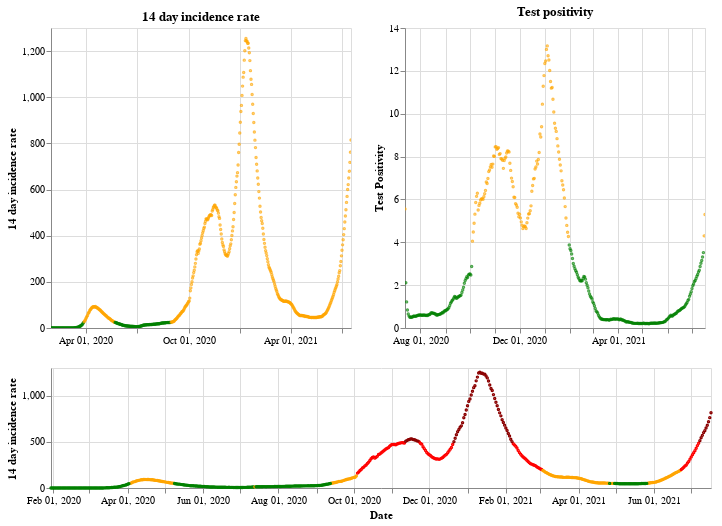

Here is the notebook cell this chart was saved with:
### Markdown cell above
## England

### Code cell
plot_traffic_light('England')

### Figure 1 — Vega-Lite specification as saved in the notebook (floating-point values rounded to 4 significant figures; data arrays with more than 128 entries replaced by an {"elided": "..."} marker saying what was removed)
{"config": {"view": {"continuousWidth": 400, "continuousHeight": 300}}, "vconcat": [{"hconcat": [{"mark": {"type": "point", "size": 2}, "encoding": {"color": {"condition": {"value": "green", "test": "(datum.twoWeeklyCasesRate <= 25)"}, "value": "orange"}, "tooltip": [{"type": "nominal", "field": "areaName"}, {"type": "temporal", "field": "date"}, {"type": "quantitative", "field": "twoWeeklyCasesRate"}, {"type": "quantitative", "field": "testPositivity"}], "x": {"type": "temporal", "axis": {"title": ""}, "field": "date", "scale": {"domain": {"selection": "DateBrush"}}, "timeUnit": "yearmonthdate"}, "y": {"type": "quantitative", "axis": {"title": "14 day incidence rate"}, "field": "twoWeeklyCasesRate"}}, "title": "14 day incidence rate", "width": 300}, {"mark": {"type": "point", "size": 2}, "encoding": {"color": {"condition": {"value": "green", "test": "(datum.testPositivity <= 4)"}, "value": "orange"}, "tooltip": [{"type": "nominal", "field": "areaName"}, {"type": "temporal", "field": "date"}, {"type": "quantitative", "field": "twoWeeklyCasesRate"}, {"type": "quantitative", "field": "testPositivity"}], "x": {"type": "temporal", "axis": {"title": ""}, "field": "date", "scale": {"domain": {"selection": "DateBrush"}}, "timeUnit": "yearmonthdate"}, "y": {"type": "quantitative", "axis": {"title": "Test Positivity"}, "field": "testPositivity"}}, "title": "Test positivity", "width": 300}]}, {"layer": [{"mark": {"type": "point", "size": 2}, "encoding": {"color": {"condition": {"value": "orange", "test": "(((datum.testPositivity < 4) && (datum.twoWeeklyCasesRate >= 50)) && (datum.twoWeeklyCasesRate < 200))"}, "value": "red"}, "opacity": {"condition": {"value": 1, "test": "((datum.twoWeeklyCasesRate >= 50) && (datum.twoWeeklyCasesRate < 500))"}, "value": 0}, "tooltip": [{"type": "nominal", "field": "areaName"}, {"type": "temporal", "field": "date"}, {"type": "quantitative", "field": "twoWeeklyCasesRate"}, {"type": "quantitative", "field": "testPositivity"}], "x": {"type": "temporal", "axis": {"title": "Date"}, "field": "date", "timeUnit": "yearmonthdate"}, "y": {"type": "quantitative", "axis": {"title": "14 day incidence rate"}, "field": "twoWeeklyCasesRate"}}, "selection": {"DateBrush": {"type": "interval", "encodings": ["x"], "fields": ["Time"]}}}, {"mark": {"type": "point", "size": 2}, "encoding": {"color": {"value": "darkred"}, "opacity": {"condition": {"value": 1, "test": "(datum.twoWeeklyCasesRate >= 500)"}, "value": 0}, "tooltip": [{"type": "nominal", "field": "areaName"}, {"type": "temporal", "field": "date"}, {"type": "quantitative", "field": "twoWeeklyCasesRate"}, {"type": "quantitative", "field": "testPositivity"}], "x": {"type": "temporal", "axis": {"title": "Date"}, "field": "date", "timeUnit": "yearmonthdate"}, "y": {"type": "quantitative", "axis": {"title": "14 day incidence rate"}, "field": "twoWeeklyCasesRate"}}}, {"mark": {"type": "point", "size": 2}, "encoding": {"color": {"condition": {"value": "green", "test": "((datum.testPositivity < 4) && (datum.twoWeeklyCasesRate < 50))"}, "value": "orange"}, "opacity": {"condition": {"value": 1, "test": "(datum.twoWeeklyCasesRate < 50)"}, "value": 0}, "tooltip": [{"type": "nominal", "field": "areaName"}, {"type": "temporal", "field": "date"}, {"type": "quantitative", "field": "twoWeeklyCasesRate"}, {"type": "quantitative", "field": "testPositivity"}], "x": {"type": "temporal", "axis": {"title": "Date"}, "field": "date", "timeUnit": "yearmonthdate"}, "y": {"type": "quantitative", "axis": {"title": "14 day incidence rate"}, "field": "twoWeeklyCasesRate"}}}], "height": 120, "width": 660}], "data": {"name": "data-b7418340a12a8b98006b82d5ac678d41"}, "$schema": "https://vega.github.io/schema/vega-lite/v4.8.1.json", "datasets": {"data-b7418340a12a8b98006b82d5ac678d41": {"elided": "535 records"}}}
